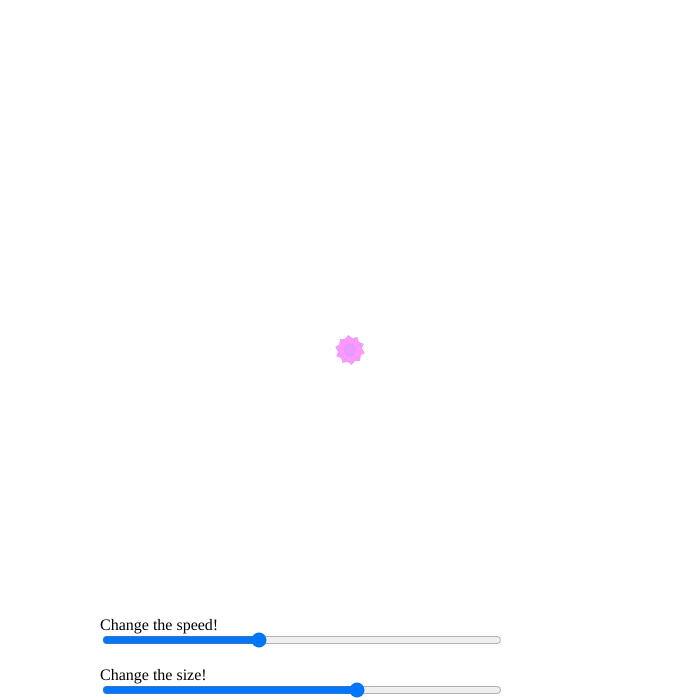
Frame 1 (no input)
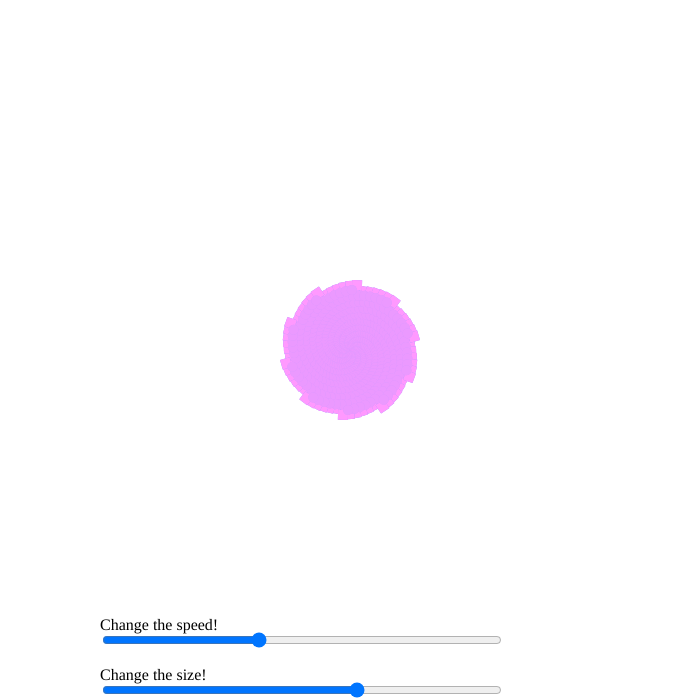
Frame 60 (no input)
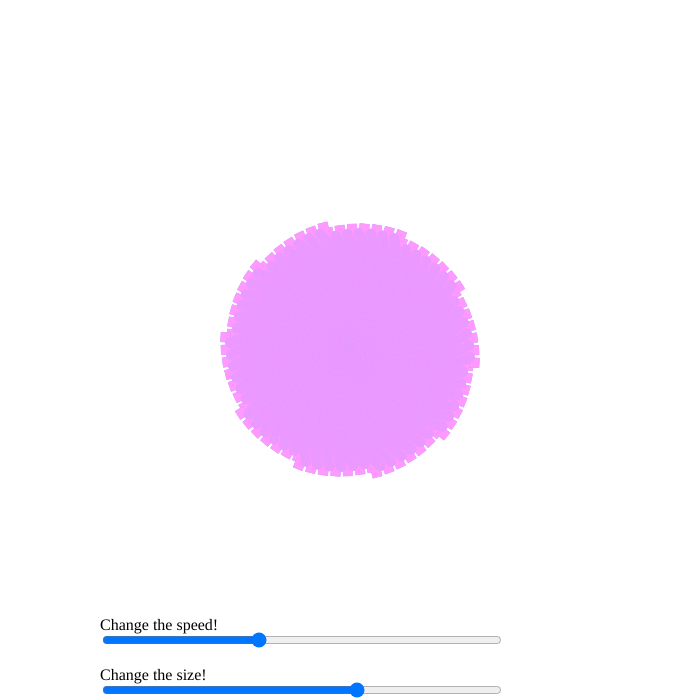
Frame 120 (the mouse pressed at the canvas centre since frame 60)

The p5.js sketch that drew these frames (run headless with seeded random() and noise() and a simulated clock; from frame 60 on, the mouse is pressed at the canvas centre):

// p5.js sketch
// ── sketch.js
var angle = 0.0;
var rotationSpeed = 20;
var shapeSize = 10;

function setup(){
  createCanvas(700, 700);

  // Slider for changing speed
  spiralSlider = createSlider(1, 50, rotationSpeed);
  spiralSlider.position(100, 630);
  spiralSlider.style('width', '400px');

  // Slider for changing shapes
  sizeSlider = createSlider(1, 15, shapeSize);
  sizeSlider.position(100, 680);
  sizeSlider.style('width', '400px');

  // Slider headings 
  speedP = createElement('p', 'Change the speed!');
  sizeP = createElement('p', 'Change the size!');
}
function draw() {
  noStroke();
  var speed = spiralSlider.value();
  var newSize = sizeSlider.value();

  speedP.position(100, 600);
  sizeP.position(100, 650);
  
  frameRate(speed);
  translate(width/2,height/2);
  angle += 0.1;
  rotate(angle);
  from = color(153,153,255);
  to = color(255,153,255)
  interA = lerpColor(from, to, 0.60);
  interB = lerpColor(from, to, 0.80);
  for(var i =0; i < 10; i++){
    push();
    rotate(TWO_PI * i / 10);
    fill(from);
    rect(frameCount % (width/2),0,newSize,newSize);
    fill(to);
    rect (frameCount % (width/3),0,newSize,newSize);
    fill (interA);
    ellipse(frameCount % (width/4),0,newSize,newSize);
    fill (interB);
    ellipse(frameCount % (width/5),0,newSize,newSize);
    pop();
  }
}
